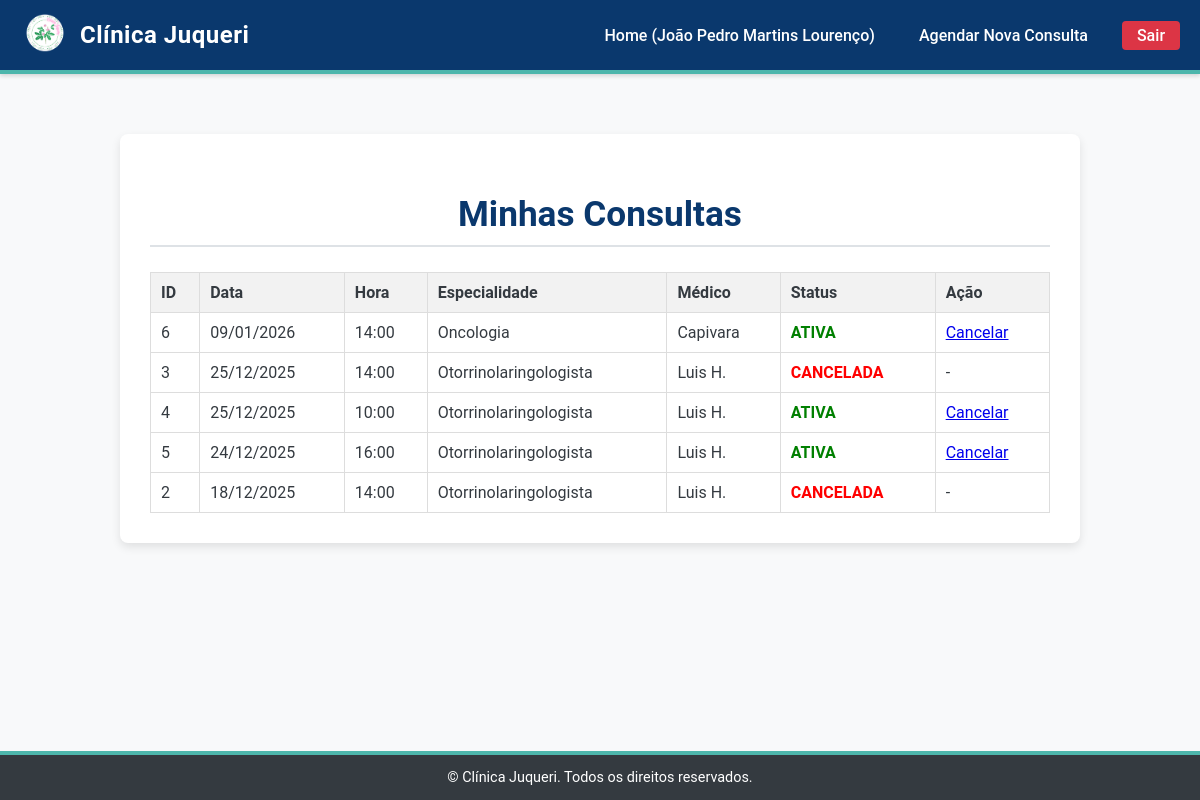
The app's page /consulta_medica/paciente/minhas_consultas.php (signed in) with its own data.
### tables this page shows
CREATE TABLE `consultas` (
  `id` int(11) NOT NULL,
  `paciente_id` int(11) DEFAULT NULL,
  `medico_id` int(11) DEFAULT NULL,
  `data` date DEFAULT NULL,
  `hora` time DEFAULT NULL,
  `status` varchar(20) DEFAULT 'ATIVA'
);

CREATE TABLE `especialidades` (
  `id` int(11) NOT NULL,
  `nome` varchar(100) DEFAULT NULL
);

CREATE TABLE `medicos` (
  `id` int(11) NOT NULL,
  `nome` varchar(100) DEFAULT NULL,
  `especialidade_id` int(11) DEFAULT NULL
);

### consulta_medica/paciente/minhas_consultas.php (the view, shortened to what this page needs)
<?php
include "../conexao.php";
$paciente_id = $_SESSION['paciente_id'];
$paciente_nome = $_SESSION['paciente_nome'] ?? "Paciente";
$consultas = [];
try {
    $sql = "SELECT
                c.id AS consulta_id,
                c.data,
                c.hora,
                c.status,
                m.nome AS medico_nome,
                e.nome AS especialidade_nome
            FROM consultas c
            JOIN medicos m ON c.medico_id = m.id
            JOIN especialidades e ON m.especialidade_id = e.id
            WHERE c.paciente_id = ?
            ORDER BY c.data DESC, c.hora DESC";
    if ($stmt = $mysqli->prepare($sql)) {
        $stmt->bind_param("i", $paciente_id);
        $stmt->execute();
        $res = $stmt->get_result();
        while ($row = $res->fetch_assoc()) {
            $consultas[] = $row;
        }
    } else {
        throw new Exception("Erro na preparação da consulta: " . $mysqli->error);
    }
} catch (Exception $e) {
    $mensagem = '<p class="mensagem-erro">Erro ao carregar suas consultas: ' . $e->getMessage() . '</p>';
}
?>
<!DOCTYPE html>
<html lang="pt-BR">
<head>
    <link rel="stylesheet" href="../estilo.css">
</head>
<body class="tela">
<header class="header-padrao">
    <div class="header-conteudo">
        <a href="paciente_home.php" class="logo-link">
            <img src="../logo.png" alt="Logo Clínica Juqueri" class="logo-header">
            Clínica Juqueri
        </a>
        <nav class="links-navegacao">
            <a href="paciente_home.php">Home (<?= htmlspecialchars($paciente_nome) ?>)</a>
            <a href="marcar_consulta.php">Agendar Nova Consulta</a>
            <a href="../logout.php" style="background-color: #dc3545; padding: 5px 15px; border-radius: 4px;">Sair</a>
        </nav>
    </div>
</header>
<main class="conteudo-principal-centralizado">
    <div class="form-container" style="max-width: 900px;">
        <h2>Minhas Consultas</h2>
        <?php if (empty($consultas)): ?>
            <p>Você ainda não possui consultas agendadas.</p>
            <p><a href="marcar_consulta.php">Clique aqui para marcar uma consulta.</a></p>
        <?php else: ?>
        <table class="tabela-consultas">
            <thead>
                <tr>
                    <th>ID</th>
                    <th>Data</th>
                    <th>Hora</th>
                    <th>Especialidade</th>
                    <th>Médico</th>
                    <th>Status</th>
                    <th>Ação</th>
                </tr>
            </thead>
            <tbody>
                <?php foreach ($consultas as $c):
                    $status_upper = strtoupper($c['status']);
                    $status_class = "status-" . $status_upper;
                ?>
                <tr>
                    <td><?= $c['consulta_id'] ?></td>
                    <td><?= date('d/m/Y', strtotime($c['data'])) ?></td>
                    <td><?= date('H:i', strtotime($c['hora'])) ?></td>
                    <td><?= htmlspecialchars($c['especialidade_nome']) ?></td>
                    <td><?= htmlspecialchars($c['medico_nome']) ?></td>
                    <td class="<?= $status_class ?>"><?= $status_upper ?></td>
                    <td>
                        <?php if ($status_upper == 'ATIVA'): ?>
                            <a href="../cancelar.php?id=<?= $c['consulta_id'] ?>" class="btn-cancelar">Cancelar</a>
                        <?php else: ?>
                            -
                        <?php endif; ?>
                    </td>
                </tr>
                <?php endforeach; ?>
            </tbody>
        </table>
        <?php endif; ?>
    </div>
</main>
<footer class="footer-padrao">
    <span>&copy; Clínica Juqueri. Todos os direitos reservados.</span>
</footer>
</body>
</html>

### consulta_medica/estilo.css (style rules this page uses)
:root { --cor-principal: #0A386D; --cor-secundaria: #007BFF; --cor-saude: #4DB6AC; --cor-fundo-claro: #F8F9FA; --cor-texto-principal: #343A40; --cor-borda-padrao: #dee2e6; }
body { font-family: 'Roboto', 'Arial', sans-serif; color: var(--cor-texto-principal); display: flex; flex-direction: column; margin: 0; padding: 0; min-height: 100vh; background-color: var(--cor-fundo-claro); }
.conteudo-principal-centralizado { flex-grow: 1; width: 90%; max-width: 1000px; margin: 0 auto; padding: 40px 0; display: flex; flex-direction: column; align-items: center; text-align: center; }
.header-padrao { position: sticky; top: 0; width: 100%; height: 70px; background-color: var(--cor-principal); border-bottom: 4px solid var(--cor-saude); z-index: 1000; box-shadow: 0 2px 4px rgba(0, 0, 0, 0.15); }
.header-conteudo { max-width: 1200px; height: 100%; margin: 0 auto; padding: 0 20px; display: flex; justify-content: space-between; align-items: center; }
.logo-link { display: flex; align-items: center; font-size: 1.5em; font-weight: bold; color: white; text-decoration: none; letter-spacing: 0.5px; }
.logo-header { height: 50px; width: auto; object-fit: contain; margin-right: 10px; }
.links-navegacao a { text-decoration: none; font-weight: 500; color: white; margin-left: 20px; padding: 5px 10px; border-radius: 4px; transition: background-color 0.3s; }
.conteudo-principal-centralizado h2 { color: var(--cor-principal); font-size: 2.2em; margin-bottom: 5px; }
.footer-padrao { width: 100%; height: 45px; background-color: var(--cor-texto-principal); border-top: 4px solid var(--cor-saude); color: white; display: flex; justify-content: center; align-items: center; font-size: 0.9em; }
.form-container { width: 100%; max-width: 400px; padding: 30px; background-color: white; border-radius: 8px; box-shadow: 0 4px 10px rgba(0, 0, 0, 0.1); text-align: left; margin-top: 20px; }
.form-container h2 { color: var(--cor-principal); margin-bottom: 25px; border-bottom: 2px solid var(--cor-borda-padrao); padding-bottom: 10px; text-align: center; }

### consulta_medica/paciente/minhas_consultas.php (style rules this page uses)
.tabela-consultas { width: 100%; border-collapse: collapse; margin-top: 20px; }
.tabela-consultas th, .tabela-consultas td { border: 1px solid #ddd; padding: 10px; text-align: left; }
.tabela-consultas th { background-color: #f2f2f2; color: var(--cor-texto-principal); }
.status-ATIVA { color: green; font-weight: bold; }
.status-CANCELADA { color: red; font-weight: bold; }

### records on screen
consultas: id "6", data "09/01/2026", hora "14:00", especialidades.nome "Oncologia", medico.nome "Capivara", status "ATIVA"
consultas: id "3", data "25/12/2025", hora "14:00", especialidades.nome "Otorrinolaringologista", medico.nome "Luis H.", status "CANCELADA"
consultas: id "4", data "25/12/2025", hora "10:00", especialidades.nome "Otorrinolaringologista", medico.nome "Luis H.", status "ATIVA"
consultas: id "5", data "24/12/2025", hora "16:00", especialidades.nome "Otorrinolaringologista", medico.nome "Luis H.", status "ATIVA"
consultas: id "2", data "18/12/2025", hora "14:00", especialidades.nome "Otorrinolaringologista", medico.nome "Luis H.", status "CANCELADA"

### other values on screen
$paciente_nome "João Pedro Martins Lourenço"
